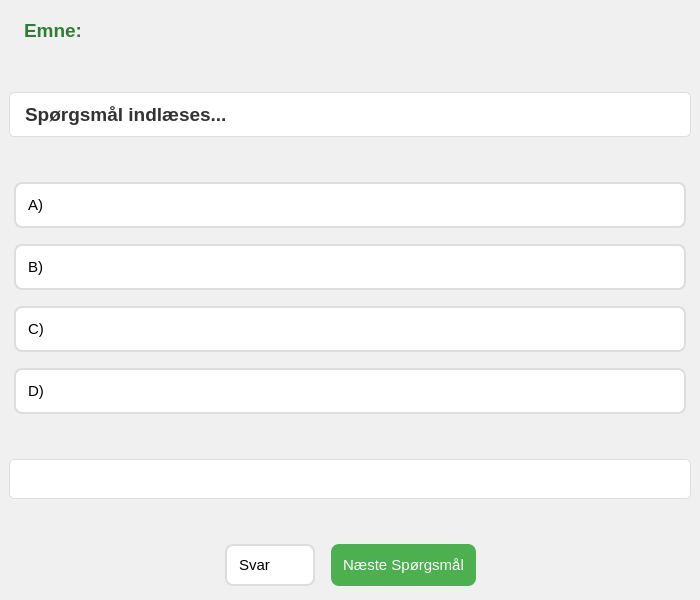
<?xml version="1.0" encoding="UTF-8"?>
<ui version="4.0">
 <class>QuizWindow</class>
 <widget class="QMainWindow" name="QuizWindow">
  <property name="geometry">
   <rect>
    <x>0</x>
    <y>0</y>
    <width>700</width>
    <height>600</height>
   </rect>
  </property>
  <property name="windowTitle">
   <string>Quiz AI - Spørgsmål</string>
  </property>
  <property name="styleSheet">
   <string>QMainWindow {
    background-color: #f0f0f0;
}

QLabel {
    font-size: 12pt;
    color: #333;
    padding: 10px;
}

QPushButton {
    font-size: 11pt;
    padding: 12px;
    margin: 5px;
    border: 2px solid #ddd;
    border-radius: 8px;
    background-color: white;
    text-align: left;
}

QPushButton:hover {
    background-color: #e3f2fd;
    border-color: #2196f3;
}

QPushButton:checked {
    background-color: #bbdefb;
    border-color: #1976d2;
}

QPushButton#next_btn {
    background-color: #4CAF50;
    color: white;
    border: none;
    text-align: center;
}

QPushButton#next_btn:hover {
    background-color: #45a049;
}</string>
  </property>
  <widget class="QWidget" name="centralwidget">
   <layout class="QVBoxLayout" name="verticalLayout">
    <item>
     <widget class="QLabel" name="topic_label">
      <property name="text">
       <string>Emne: </string>
      </property>
      <property name="styleSheet">
       <string>font-size: 14pt; font-weight: bold; color: #2E7D32;</string>
      </property>
     </widget>
    </item>
    <item>
     <spacer name="verticalSpacer_3">
      <property name="orientation">
       <enum>Qt::Vertical</enum>
      </property>
      <property name="sizeHint" stdset="0">
       <size>
        <width>20</width>
        <height>10</height>
       </size>
      </property>
     </spacer>
    </item>
    <item>
     <widget class="QLabel" name="question_label">
      <property name="text">
       <string>Spørgsmål indlæses...</string>
      </property>
      <property name="wordWrap">
       <bool>true</bool>
      </property>
      <property name="styleSheet">
       <string>font-size: 14pt; font-weight: bold; background-color: white; border: 1px solid #ddd; border-radius: 5px;</string>
      </property>
     </widget>
    </item>
    <item>
     <spacer name="verticalSpacer_4">
      <property name="orientation">
       <enum>Qt::Vertical</enum>
      </property>
      <property name="sizeHint" stdset="0">
       <size>
        <width>20</width>
        <height>20</height>
       </size>
      </property>
     </spacer>
    </item>
    <item>
     <widget class="QPushButton" name="option_a_btn">
      <property name="text">
       <string>A) </string>
      </property>
      <property name="checkable">
       <bool>true</bool>
      </property>
      <property name="autoExclusive">
       <bool>true</bool>
      </property>
      <property name="minimumSize">
       <size>
        <width>0</width>
        <height>50</height>
       </size>
      </property>
     </widget>
    </item>
    <item>
     <widget class="QPushButton" name="option_b_btn">
      <property name="text">
       <string>B) </string>
      </property>
      <property name="checkable">
       <bool>true</bool>
      </property>
      <property name="autoExclusive">
       <bool>true</bool>
      </property>
      <property name="minimumSize">
       <size>
        <width>0</width>
        <height>50</height>
       </size>
      </property>
     </widget>
    </item>
    <item>
     <widget class="QPushButton" name="option_c_btn">
      <property name="text">
       <string>C) </string>
      </property>
      <property name="checkable">
       <bool>true</bool>
      </property>
      <property name="autoExclusive">
       <bool>true</bool>
      </property>
      <property name="minimumSize">
       <size>
        <width>0</width>
        <height>50</height>
       </size>
      </property>
     </widget>
    </item>
    <item>
     <widget class="QPushButton" name="option_d_btn">
      <property name="text">
       <string>D) </string>
      </property>
      <property name="checkable">
       <bool>true</bool>
      </property>
      <property name="autoExclusive">
       <bool>true</bool>
      </property>
      <property name="minimumSize">
       <size>
        <width>0</width>
        <height>50</height>
       </size>
      </property>
     </widget>
    </item>
    <item>
     <spacer name="verticalSpacer_2">
      <property name="orientation">
       <enum>Qt::Vertical</enum>
      </property>
      <property name="sizeHint" stdset="0">
       <size>
        <width>20</width>
        <height>20</height>
       </size>
      </property>
     </spacer>
    </item>
    <item>
     <widget class="QLabel" name="result_label">
      <property name="text">
       <string></string>
      </property>
      <property name="wordWrap">
       <bool>true</bool>
      </property>
      <property name="styleSheet">
       <string>font-size: 12pt; background-color: white; border: 1px solid #ddd; border-radius: 5px;</string>
      </property>
     </widget>
    </item>
    <item>
     <spacer name="verticalSpacer">
      <property name="orientation">
       <enum>Qt::Vertical</enum>
      </property>
      <property name="sizeHint" stdset="0">
       <size>
        <width>20</width>
        <height>20</height>
       </size>
      </property>
     </spacer>
    </item>
    <item>
     <layout class="QHBoxLayout" name="horizontalLayout">
      <item>
       <spacer name="horizontalSpacer">
        <property name="orientation">
         <enum>Qt::Horizontal</enum>
        </property>
        <property name="sizeHint" stdset="0">
         <size>
          <width>40</width>
          <height>20</height>
         </size>
        </property>
       </spacer>
      </item>
      <item>
       <widget class="QPushButton" name="submit_btn">
        <property name="text">
         <string>Svar</string>
        </property>
        <property name="minimumSize">
         <size>
          <width>100</width>
          <height>40</height>
         </size>
        </property>
       </widget>
      </item>
      <item>
       <widget class="QPushButton" name="next_btn">
        <property name="text">
         <string>Næste Spørgsmål</string>
        </property>
        <property name="minimumSize">
         <size>
          <width>150</width>
          <height>40</height>
         </size>
        </property>
        <property name="visible">
         <bool>false</bool>
        </property>
       </widget>
      </item>
      <item>
       <spacer name="horizontalSpacer_2">
        <property name="orientation">
         <enum>Qt::Horizontal</enum>
        </property>
        <property name="sizeHint" stdset="0">
         <size>
          <width>40</width>
          <height>20</height>
         </size>
        </property>
       </spacer>
      </item>
     </layout>
    </item>
   </layout>
  </widget>
 </widget>
 <resources/>
 <connections/>
</ui>
